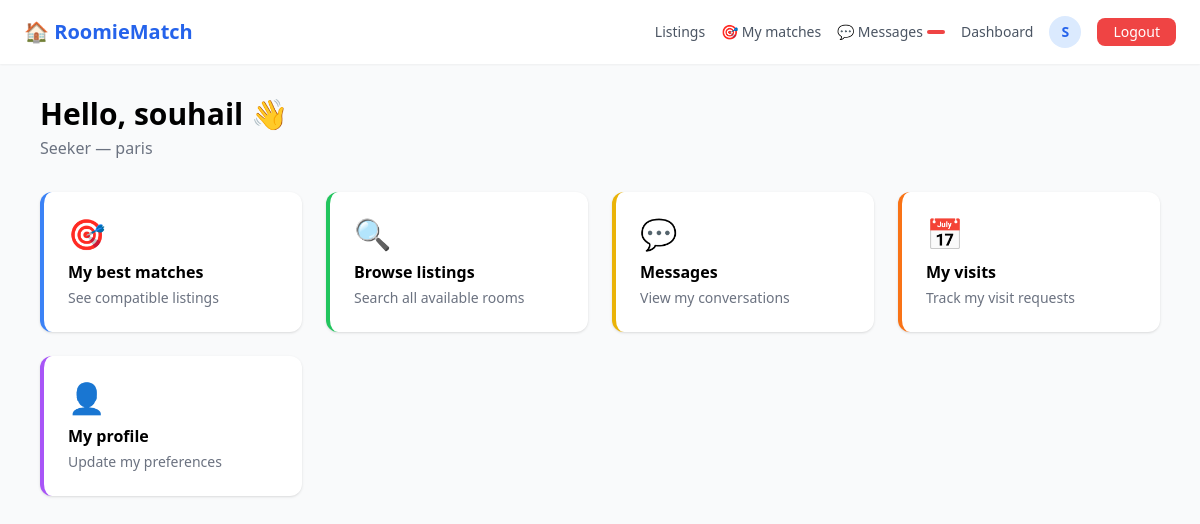
The app's page /accounts/dashboard/ (signed in) with its own data.
### accounts/models.py (models this page shows, shortened)
class User(AbstractUser):
    class Role(models.TextChoices):
        SEEKER = 'seeker', 'Seeker'    # looking for a room
        OWNER  = 'owner',  'Owner'     # offering a room
    role   = models.CharField(max_length=20, choices=Role.choices, default=Role.SEEKER)
    avatar = models.ImageField(upload_to='avatars/', null=True, blank=True)
    phone  = models.CharField(max_length=20, blank=True)
    bio    = models.TextField(blank=True)
    city   = models.CharField(max_length=100, blank=True)
    def is_seeker(self):
        return self.role == self.Role.SEEKER
    def is_owner(self):
        return self.role == self.Role.OWNER

### accounts/views.py (the view)
# urls.py: path('dashboard/', views.dashboard,   name='dashboard'),
@login_required
def dashboard(request):
    return render(request, 'accounts/dashboard.html')

### templates/accounts/dashboard.html (shortened to what this page needs)
{% extends 'base.html' %}
{% block content %}
<div class="mb-8">
  <h1 class="text-3xl font-bold">Hello, {{ user.username }} 👋</h1>
  <p class="text-gray-500 mt-1">{{ user.get_role_display }} — {{ user.city }}</p>
</div>
{% if user.is_seeker %}
  <div class="grid grid-cols-1 md:grid-cols-2 lg:grid-cols-4 gap-6">
    <a href="{% url 'matching:best_matches' %}"
       class="bg-white rounded-xl shadow p-6 hover:shadow-md transition border-l-4 border-blue-500">
      <p class="text-3xl mb-2">🎯</p>
      <p class="font-semibold">My best matches</p>
      <p class="text-gray-500 text-sm mt-1">See compatible listings</p>
    </a>
    <a href="{% url 'listings:list' %}"
       class="bg-white rounded-xl shadow p-6 hover:shadow-md transition border-l-4 border-green-500">
      <p class="text-3xl mb-2">🔍</p>
      <p class="font-semibold">Browse listings</p>
      <p class="text-gray-500 text-sm mt-1">Search all available rooms</p>
    </a>
    <a href="{% url 'messaging:inbox' %}"
       class="bg-white rounded-xl shadow p-6 hover:shadow-md transition border-l-4 border-yellow-500">
      <p class="text-3xl mb-2">💬</p>
      <p class="font-semibold">Messages</p>
      <p class="text-gray-500 text-sm mt-1">View my conversations</p>
    </a>
      <a href="{% url 'visits:my_visits' %}"
        class="bg-white rounded-xl shadow p-6 hover:shadow-md transition border-l-4 border-orange-500">
        <p class="text-3xl mb-2">📅</p>
        <p class="font-semibold">My visits</p>
        <p class="text-gray-500 text-sm mt-1">Track my visit requests</p>
      </a>
    <a href="{% url 'profile' %}"
       class="bg-white rounded-xl shadow p-6 hover:shadow-md transition border-l-4 border-purple-500">
      <p class="text-3xl mb-2">👤</p>
      <p class="font-semibold">My profile</p>
      <p class="text-gray-500 text-sm mt-1">Update my preferences</p>
    </a>
  </div>
{% endif %}
{% endblock %}

### templates/base.html (shortened to what this page needs)
<!DOCTYPE html>
<html lang="en">
<head>
  <script src="https://cdn.tailwindcss.com"></script>
</head>
<body class="bg-gray-50 min-h-screen">
  <nav class="bg-white shadow-sm px-6 py-4 flex items-center justify-between">
    <a href="/" class="text-xl font-bold text-blue-600">🏠 RoomieMatch</a>
    <div class="flex items-center gap-4 text-sm">
      <a href="{% url 'listings:list' %}" class="text-gray-600 hover:text-blue-600">
        Listings
      </a>
      {% if user.is_authenticated %}
        {% if user.is_seeker %}
          <a href="{% url 'matching:best_matches' %}" class="text-gray-600 hover:text-blue-600">
            🎯 My matches
          </a>
        {% endif %}
        <a href="{% url 'messaging:inbox' %}" class="relative text-gray-600 hover:text-blue-600 flex items-center gap-1">
          💬 Messages
          <span id="unread-count"
                hx-get="{% url 'messaging:unread_count' %}"
                hx-trigger="load, every 30s"
                hx-swap="innerHTML"
                class="bg-red-500 text-white text-xs rounded-full px-1.5 py-0.5 min-w-[18px] text-center">
          </span>
        </a>
        <a href="{% url 'dashboard' %}" class="text-gray-600 hover:text-blue-600">
          Dashboard
        </a>
        <a href="{% url 'profile' %}" class="flex items-center gap-2 hover:opacity-80">
          {% if user.avatar %}
            <img src="{{ user.avatar.url }}" class="w-8 h-8 rounded-full object-cover" />
          {% else %}
            <div class="w-8 h-8 rounded-full bg-blue-100 flex items-center justify-center text-sm font-bold text-blue-600">
              {{ user.username|first|upper }}
            </div>
          {% endif %}
        </a>
        <a href="{% url 'logout' %}" class="bg-red-500 text-white px-4 py-1 rounded-lg hover:bg-red-600">
          Logout
        </a>
      {% else %}
        <a href="{% url 'login' %}"    class="text-gray-600 hover:text-blue-600">Login</a>
        <a href="{% url 'register' %}" class="bg-blue-600 text-white px-4 py-1 rounded-lg hover:bg-blue-700">
          Sign Up
        </a>
      {% endif %}
    </div>
  </nav>
  <main class="max-w-6xl mx-auto px-4 py-8">
    {% block content %}{% endblock %}
  </main>
</body>
</html>

### records on screen
User: username|first "S", username "souhail", role "Seeker", city "paris"
